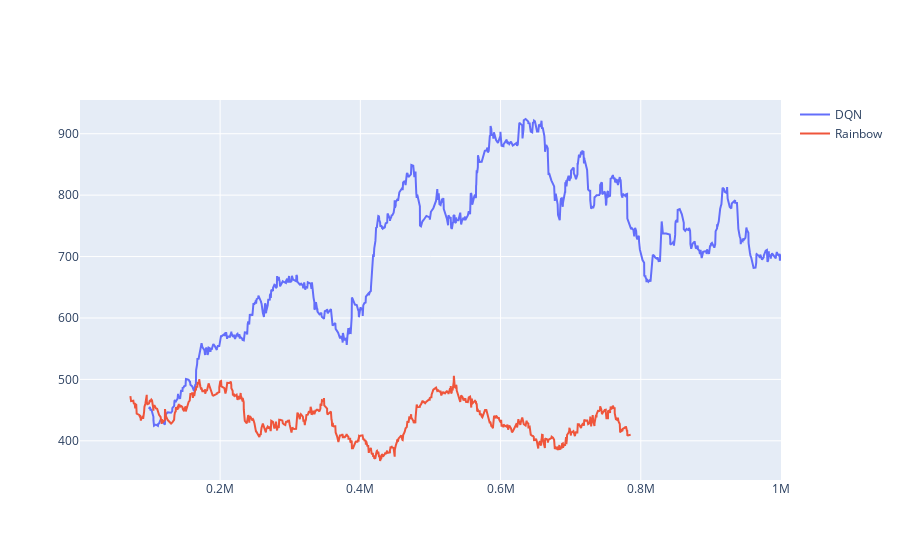

The code cell stored with this chart in its notebook:
### Code cell
fig = go.Figure()

fig.add_trace(go.Scatter(x=dfdqnrol.Step, y=dfdqnrol.Value,
                    mode='lines',
                    name='DQN'))
fig.add_trace(go.Scatter(x=df_rainbow_roll.Step, y=df_rainbow_roll.Value,
                    mode='lines',
                    name='Rainbow'))
fig.show()

### Figure 1 — Plotly figure (JSON) as saved in the notebook; plotly's stock layout.template omitted (floating-point values rounded to 4 significant figures; data arrays with more than 128 entries replaced by an {"elided": "..."} marker saying what was removed)
{"data": [{"mode": "lines", "name": "DQN", "type": "scatter", "x": {"elided": "1000 int values"}, "y": {"elided": "1000 float values"}}, {"mode": "lines", "name": "Rainbow", "type": "scatter", "x": {"elided": "1000 int values"}, "y": {"elided": "1000 float values"}}], "layout": {}}
